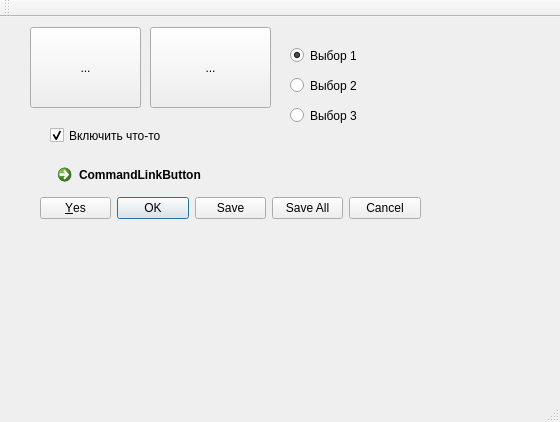
<?xml version="1.0" encoding="UTF-8"?>
<ui version="4.0">
 <class>MainWindow</class>
 <widget class="QMainWindow" name="MainWindow">
  <property name="geometry">
   <rect>
    <x>0</x>
    <y>0</y>
    <width>560</width>
    <height>422</height>
   </rect>
  </property>
  <property name="windowTitle">
   <string>MainWindow</string>
  </property>
  <widget class="QWidget" name="centralWidget">
   <widget class="QToolButton" name="toolButton">
    <property name="geometry">
     <rect>
      <x>30</x>
      <y>10</y>
      <width>111</width>
      <height>81</height>
     </rect>
    </property>
    <property name="text">
     <string>...</string>
    </property>
    <property name="icon">
     <iconset resource="icons.qrc">
      <normaloff>:/images/gmail.png</normaloff>:/images/gmail.png</iconset>
    </property>
    <property name="iconSize">
     <size>
      <width>64</width>
      <height>64</height>
     </size>
    </property>
   </widget>
   <widget class="QToolButton" name="toolButton_2">
    <property name="geometry">
     <rect>
      <x>150</x>
      <y>10</y>
      <width>121</width>
      <height>81</height>
     </rect>
    </property>
    <property name="text">
     <string>...</string>
    </property>
    <property name="icon">
     <iconset resource="icons.qrc">
      <normaloff>:/images/robot.png</normaloff>:/images/robot.png</iconset>
    </property>
    <property name="iconSize">
     <size>
      <width>64</width>
      <height>64</height>
     </size>
    </property>
   </widget>
   <widget class="QRadioButton" name="radioButton">
    <property name="geometry">
     <rect>
      <x>290</x>
      <y>30</y>
      <width>82</width>
      <height>17</height>
     </rect>
    </property>
    <property name="text">
     <string>Выбор 1</string>
    </property>
    <property name="checked">
     <bool>true</bool>
    </property>
   </widget>
   <widget class="QRadioButton" name="radioButton_2">
    <property name="geometry">
     <rect>
      <x>290</x>
      <y>60</y>
      <width>82</width>
      <height>17</height>
     </rect>
    </property>
    <property name="text">
     <string>Выбор 2</string>
    </property>
   </widget>
   <widget class="QRadioButton" name="radioButton_3">
    <property name="geometry">
     <rect>
      <x>290</x>
      <y>90</y>
      <width>82</width>
      <height>17</height>
     </rect>
    </property>
    <property name="text">
     <string>Выбор 3</string>
    </property>
   </widget>
   <widget class="QCheckBox" name="checkBox">
    <property name="geometry">
     <rect>
      <x>50</x>
      <y>110</y>
      <width>121</width>
      <height>17</height>
     </rect>
    </property>
    <property name="text">
     <string>Включить что-то</string>
    </property>
    <property name="checked">
     <bool>true</bool>
    </property>
   </widget>
   <widget class="QCommandLinkButton" name="commandLinkButton">
    <property name="geometry">
     <rect>
      <x>50</x>
      <y>140</y>
      <width>191</width>
      <height>41</height>
     </rect>
    </property>
    <property name="text">
     <string>CommandLinkButton</string>
    </property>
   </widget>
   <widget class="QDialogButtonBox" name="buttonBox">
    <property name="geometry">
     <rect>
      <x>40</x>
      <y>180</y>
      <width>381</width>
      <height>23</height>
     </rect>
    </property>
    <property name="standardButtons">
     <set>QDialogButtonBox::Cancel|QDialogButtonBox::Ok|QDialogButtonBox::Save|QDialogButtonBox::SaveAll|QDialogButtonBox::Yes</set>
    </property>
   </widget>
  </widget>
  <widget class="QMenuBar" name="menuBar">
   <property name="geometry">
    <rect>
     <x>0</x>
     <y>0</y>
     <width>560</width>
     <height>21</height>
    </rect>
   </property>
  </widget>
  <widget class="QToolBar" name="mainToolBar">
   <attribute name="toolBarArea">
    <enum>TopToolBarArea</enum>
   </attribute>
   <attribute name="toolBarBreak">
    <bool>false</bool>
   </attribute>
  </widget>
  <widget class="QStatusBar" name="statusBar"/>
 </widget>
 <layoutdefault spacing="6" margin="11"/>
 <resources>
  <include location="icons.qrc"/>
 </resources>
 <connections/>
</ui>
